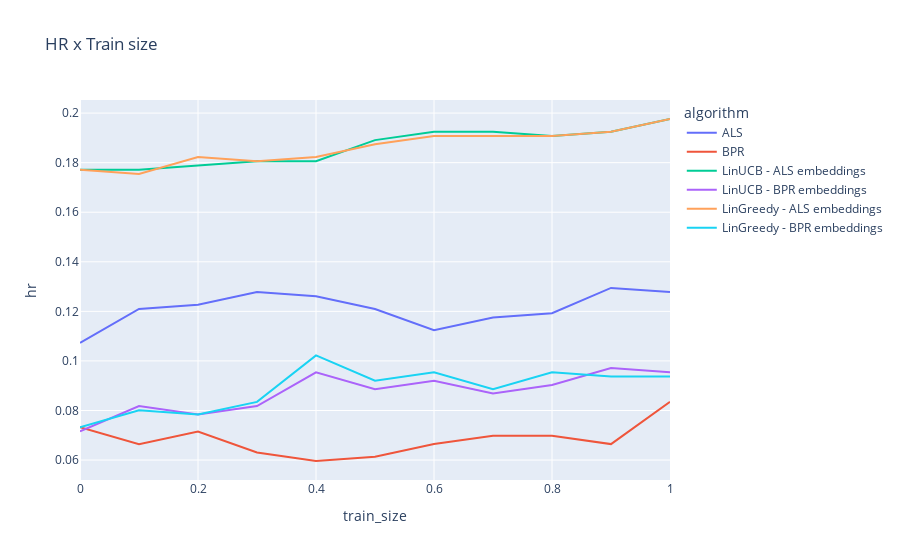

Notebook cell for this chart:
### Code cell
fig = px.line(df_results, x="train_size", y="hr", color='algorithm', title='HR x Train size')
fig.show()
fig.write_html('results-v6/hr_x_train_size.html')

### Figure 1 — Plotly figure (JSON) as saved in the notebook; plotly's stock layout.template omitted (floating-point values rounded to 4 significant figures)
{"data": [{"hovertemplate": "algorithm=ALS<br>train_size=%{x}<br>hr=%{y}<extra></extra>", "legendgroup": "ALS", "line": {"color": "#636efa", "dash": "solid"}, "marker": {"symbol": "circle"}, "mode": "lines", "name": "ALS", "orientation": "v", "showlegend": true, "type": "scatter", "x": [0, 0.1, 0.2, 0.3, 0.4, 0.5, 0.6, 0.7, 0.8, 0.9, 1], "xaxis": "x", "y": [0.1073, 0.121, 0.1227, 0.1278, 0.1261, 0.121, 0.1124, 0.1175, 0.1193, 0.1295, 0.1278], "yaxis": "y"}, {"hovertemplate": "algorithm=BPR<br>train_size=%{x}<br>hr=%{y}<extra></extra>", "legendgroup": "BPR", "line": {"color": "#EF553B", "dash": "solid"}, "marker": {"symbol": "circle"}, "mode": "lines", "name": "BPR", "orientation": "v", "showlegend": true, "type": "scatter", "x": [0, 0.1, 0.2, 0.3, 0.4, 0.5, 0.6, 0.7, 0.8, 0.9, 1], "xaxis": "x", "y": [0.07325, 0.06644, 0.07155, 0.06303, 0.05963, 0.06133, 0.06644, 0.06985, 0.06985, 0.06644, 0.08348], "yaxis": "y"}, {"hovertemplate": "algorithm=LinUCB - ALS embeddings<br>train_size=%{x}<br>hr=%{y}<extra></extra>", "legendgroup": "LinUCB - ALS embeddings", "line": {"color": "#00cc96", "dash": "solid"}, "marker": {"symbol": "circle"}, "mode": "lines", "name": "LinUCB - ALS embeddings", "orientation": "v", "showlegend": true, "type": "scatter", "x": [0, 0.1, 0.2, 0.3, 0.4, 0.5, 0.6, 0.7, 0.8, 0.9, 1], "xaxis": "x", "y": [0.1772, 0.1772, 0.1789, 0.1806, 0.1806, 0.1891, 0.1925, 0.1925, 0.1908, 0.1925, 0.1976], "yaxis": "y"}, {"hovertemplate": "algorithm=LinUCB - BPR embeddings<br>train_size=%{x}<br>hr=%{y}<extra></extra>", "legendgroup": "LinUCB - BPR embeddings", "line": {"color": "#ab63fa", "dash": "solid"}, "marker": {"symbol": "circle"}, "mode": "lines", "name": "LinUCB - BPR embeddings", "orientation": "v", "showlegend": true, "type": "scatter", "x": [0, 0.1, 0.2, 0.3, 0.4, 0.5, 0.6, 0.7, 0.8, 0.9, 1], "xaxis": "x", "y": [0.07155, 0.08177, 0.07836, 0.08177, 0.0954, 0.08859, 0.09199, 0.08688, 0.09029, 0.0971, 0.0954], "yaxis": "y"}, {"hovertemplate": "algorithm=LinGreedy - ALS embeddings<br>train_size=%{x}<br>hr=%{y}<extra></extra>", "legendgroup": "LinGreedy - ALS embeddings", "line": {"color": "#FFA15A", "dash": "solid"}, "marker": {"symbol": "circle"}, "mode": "lines", "name": "LinGreedy - ALS embeddings", "orientation": "v", "showlegend": true, "type": "scatter", "x": [0, 0.1, 0.2, 0.3, 0.4, 0.5, 0.6, 0.7, 0.8, 0.9, 1], "xaxis": "x", "y": [0.1772, 0.1755, 0.1823, 0.1806, 0.1823, 0.1874, 0.1908, 0.1908, 0.1908, 0.1925, 0.1976], "yaxis": "y"}, {"hovertemplate": "algorithm=LinGreedy - BPR embeddings<br>train_size=%{x}<br>hr=%{y}<extra></extra>", "legendgroup": "LinGreedy - BPR embeddings", "line": {"color": "#19d3f3", "dash": "solid"}, "marker": {"symbol": "circle"}, "mode": "lines", "name": "LinGreedy - BPR embeddings", "orientation": "v", "showlegend": true, "type": "scatter", "x": [0, 0.1, 0.2, 0.3, 0.4, 0.5, 0.6, 0.7, 0.8, 0.9, 1], "xaxis": "x", "y": [0.07325, 0.08007, 0.07836, 0.08348, 0.1022, 0.09199, 0.0954, 0.08859, 0.0954, 0.0937, 0.0937], "yaxis": "y"}], "layout": {"legend": {"title": {"text": "algorithm"}, "tracegroupgap": 0}, "title": {"text": "HR x Train size"}, "xaxis": {"anchor": "y", "domain": [0, 1], "title": {"text": "train_size"}}, "yaxis": {"anchor": "x", "domain": [0, 1], "title": {"text": "hr"}}}}
